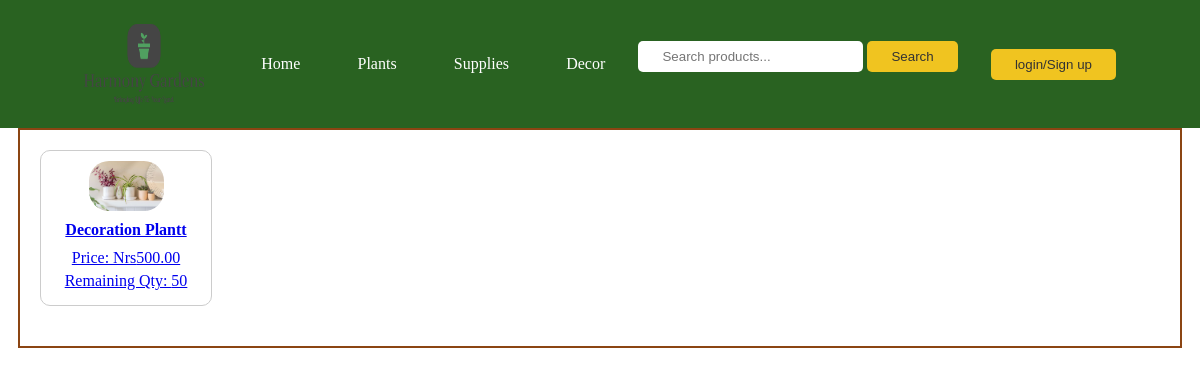
The page /supplies.php on the database its author committed.
### tables this page shows
CREATE TABLE `products` (
  `id` int(11) NOT NULL,
  `name` varchar(100) NOT NULL,
  `qty` int(5) NOT NULL,
  `price` decimal(10,2) NOT NULL,
  `image` varchar(100) DEFAULT NULL,
  `login_id` int(11) NOT NULL,
  `tag` varchar(1000) NOT NULL,
  `description` longtext NOT NULL
);

### supplies.php (the view, shortened to what this page needs)
<?php session_start();
include("connection.php");
if(isset($_SESSION['valid'])&& $_SESSION['id']==1) {
    include("logout_header.php");
}
else if(isset($_SESSION['valid'])&& $_SESSION['id']!==1){
	include('logout_header.php');
}
else {
	include('header.php');
}
$query = "SELECT id, name, qty, price, image FROM products WHERE tag='supplies'";
$result = mysqli_query($mysqli, $query);
?>
<html>
<head>
</head>
<body>
    <div class="container">
        <div class="product-container">
            <?php
            while ($row = mysqli_fetch_assoc($result)) {
                echo '<a href="product_view.php?id=' . $row['id'] . '">';
                echo '<div class="product-card">';
                echo '<img class="product-image" src="' . $row['image'] . '" alt="' . $row['name'] . '" height="150px" width="150px" style="border-radius: 20px;">';
                echo '<h3>' . $row['name'] . '</h3>';
                echo '<p>Price: Nrs' . $row['price'] . '</p>';
                echo '<p>Remaining Qty: ' . $row['qty'] . '</p>';
                echo '</div>';
                echo '</a>';
            }
            ?>
        </div>
    </div>
</body>
</html>

### css/header_style.css (style rules this page uses)
body, h1, h2, h3, p, ul, li { margin: 0; padding: 0; list-style: none; }

### supplies.php (style rules this page uses)
.container { max-width: 70em; margin: 0 auto; padding: 20px; border: 2px solid saddlebrown; }
.product-container { display: flex; flex-wrap: wrap; justify-content: space-between; }
.product-card { flex: 0 0 calc(33.33% - 20px); margin-bottom: 20px; padding: 10px; border: 1px solid #ccc; border-radius: 10px; max-height:200px ; background-color: #fff; text-align: center; }
.product-image { max-width: 50%; height: auto; border-radius: 10px; max-height:30% ; }
h3 { font-size: 1em; margin: 10px 0; text-decoration: none; }
p { font-size: 1em; margin: 5px 0; text-decoration: none; }

### rows shown on the page
products: image (picture), name "Decoration Plantt", price "500.00", qty "50"
